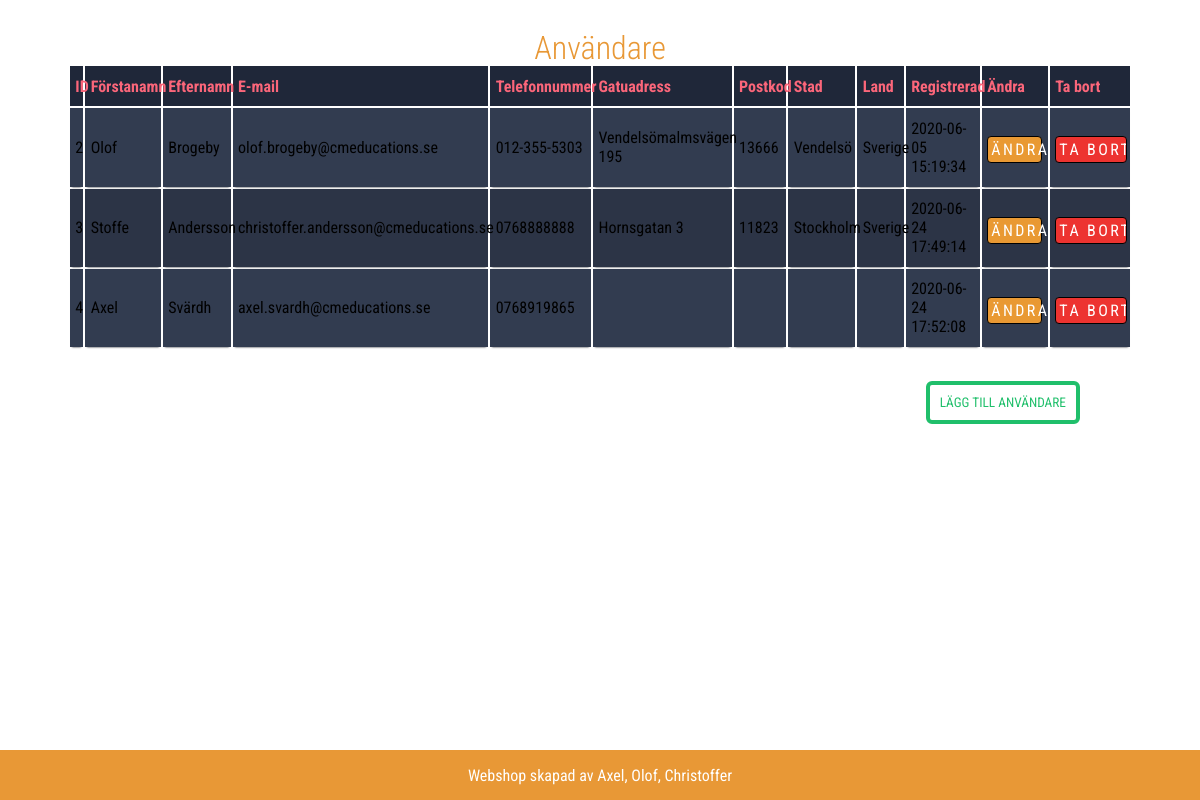
/admin/users.php, run on the app's committed database.
### tables this page shows
CREATE TABLE `users` (
  `id` int(9) NOT NULL,
  `first_name` varchar(60) NOT NULL,
  `last_name` varchar(60) NOT NULL,
  `email` varchar(150) NOT NULL,
  `password` varchar(60) NOT NULL,
  `phone` varchar(60) NOT NULL,
  `street` varchar(255) NOT NULL,
  `postal_code` varchar(255) NOT NULL,
  `city` varchar(90) NOT NULL,
  `country` varchar(90) NOT NULL,
  `register_date` timestamp NOT NULL DEFAULT current_timestamp()
);

### public/admin/users.php (the view, shortened to what this page needs)
<?php
require SRC_PATH . ('dbconnect.php');
$query = "SELECT * FROM users";
$stmt  = $dbconnect->query($query);
$users = $stmt->fetchall();
?>
<!DOCTYPE html>
<html>
<head>
    <link rel='stylesheet' type='text/css' media='screen' href='../styles/main.css'>
    <link rel='stylesheet' type='text/css' media='screen' href='../styles/users.css'>
</head>
<body>
    <table class="wrapper-table">
    <h2>Användare</h2>
        <thead>
            <tr>
                <th>ID</th>
                <th>Förstanamn</th>
                <th>Efternamn</th>
                <th>E-mail</th>
                <th>Telefonnummer</th>
                <th>Gatuadress</th>
                <th>Postkod</th>
                <th>Stad</th>
                <th>Land</th>
                <th>Registrerad</th>
                <th>Ändra</th>
                <th>Ta bort</th>
            </tr>
        </thead>
        <tbody>
        <?php foreach ($users as $user) { ?>
            <tr>
                <td><?=htmlentities($user["id"]); ?></td>
                <td><?=htmlentities($user["first_name"]); ?></td>
                <td><?=htmlentities($user["last_name"]); ?></td>
                <td><?=htmlentities($user["email"]); ?></td>
                <td><?=htmlentities($user["phone"]); ?></td>
                <td><?=htmlentities($user["street"]); ?></td>
                <td><?=htmlentities($user["postal_code"]); ?></td>
                <td><?=htmlentities($user["city"]); ?></td>
                <td><?=htmlentities($user["country"]); ?></td>
                <td><?=htmlentities($user["register_date"]); ?> </td>
                <td><button><a href="edit-user.php?id=<?=$user['id'] ?>">Ändra</a></button></td>
                <td><form action="#" method="POST">
                    <input type="submit" name="deleteBtn" value="Ta bort">
                </form>
                </td>
            </tr>
            <?php } ?>
        </tbody>
    </table>
    <button class="add-btn"><a href="create-user.php">Lägg till användare</a></button>
    <?php include '../parts/footer.php';?>
</body>
</html>

### public/styles/main.css (style rules this page uses)
* { font-family: 'Roboto Condensed', sans-serif; box-sizing: border-box; margin: 0; padding: 0; }
body { overflow-x: hidden; }

### public/styles/users.css (style rules this page uses)
* { font-family: 'Roboto Condensed', sans-serif; }
h2 { font-size:2em; font-weight: 300; text-align: center; display: block; line-height:1em; padding-top: 1em; color: #e89836; }
.wrapper-table td { font-weight: normal; font-size: 1em; box-shadow: 0 2px 2px -2px #0E1119; }
.wrapper-table input { width: 90%; color: #fff !important; text-transform: uppercase; background: #ed3330; border-radius: 5px; border: none; min-height: 25px; border: 0; font-size: 1rem; letter-spacing: .15rem; margin-top: 5px; padding: 3px; color: #000; border-radius: 4px; border: 1px solid black; cursor: pointer; }
.wrapper-table button { width: 90%; text-transform: uppercase; background: #E99933 ; border-radius: 5px; border: none; min-height: 25px; border: 0; font-size: 1rem; letter-spacing: .15rem; margin-top: 5px; padding: 3px; color: #000; border-radius: 4px; border: 1px solid black; cursor: pointer; }
.wrapper-table button a { text-decoration: none; color: #fff !important; }
.wrapper-table { text-align: left; overflow: hidden; width: 80%; margin: 0 auto; display: table; padding: 0 0 2em 0; }
.add-btn { color: #20bf6b !important; text-transform: uppercase; background: #ffffff; padding: 10px; border: 4px solid #20bf6b !important; border-radius: 6px; float: right; margin: 0 10%; transition: all 0.3s ease 0s; }
.add-btn a { text-decoration: none; color: #20bf6b; }
.wrapper-table td, .wrapper-table th { padding: 1% 0 1% 0.5%; }
.wrapper-table tr:nth-child(odd) { background-color: #323C50; }
.wrapper-table tr:nth-child(even) { background-color: #2C3446; }
.wrapper-table th { background-color: #1F2739; color: #FB667A; }
form { display: grid; width: 100%; padding: 0; }
input { width: 100%; min-height: 25px; border: 0; font-size: 1rem; letter-spacing: .15rem; margin-top: 5px; padding: 3px; color: #000; border-radius: 4px; border: 1px solid black; }

### data on the page
users: id "2", first_name "Olof", last_name "Brogeby", email "olof.brogeby@cmeducations.se", phone "012-355-5303", street "Vendelsömalmsvägen 195", postal_code "13666", city "Vendelsö", country "Sverige", register_date "2020-06-05 15:19:34"
users: id "3", first_name "Stoffe", last_name "Andersson", email "christoffer.andersson@cmeducations.se", phone "0768888888", street "Hornsgatan 3", postal_code "11823", city "Stockholm", country "Sverige", register_date "2020-06-24 17:49:14"
users: id "4", first_name "Axel", last_name "Svärdh", email "axel.svardh@cmeducations.se", phone "0768919865", register_date "2020-06-24 17:52:08"
